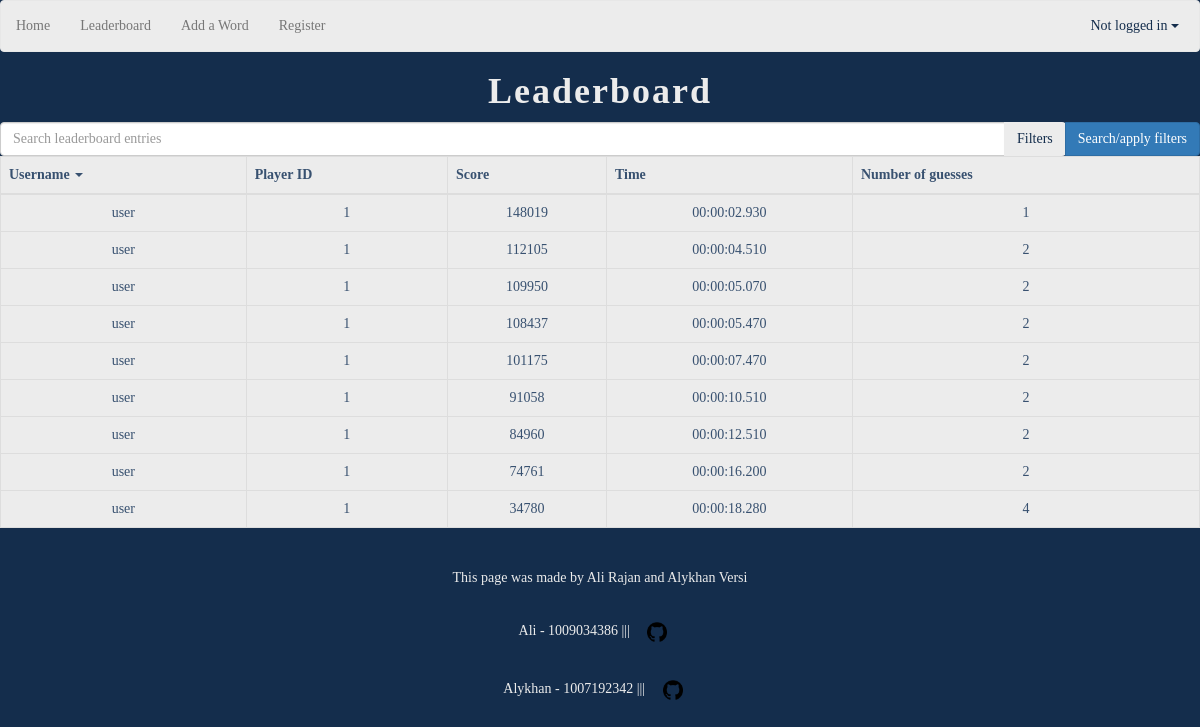
/leaderboard, run on an earlier commit of the app's database.
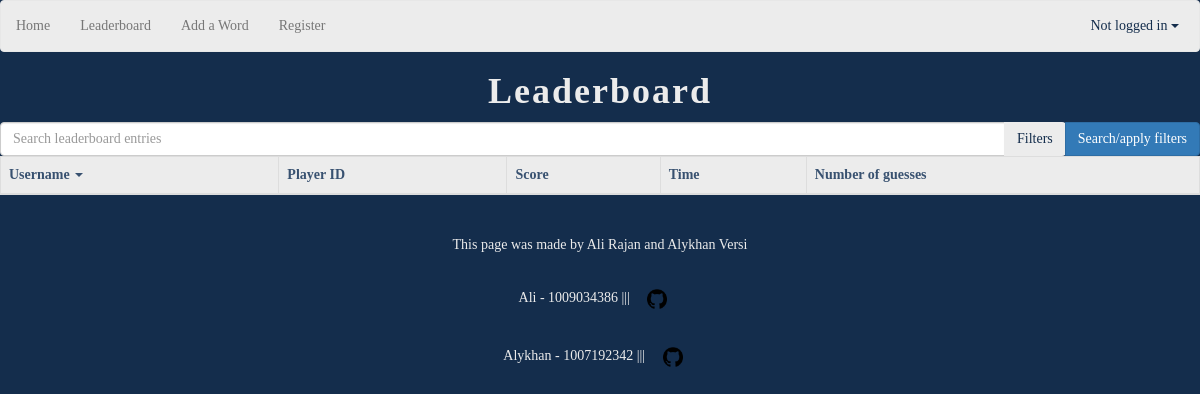
And on a later commit of the database.
### database_handler.py (models this page shows, shortened)
class Leaderboard(database.Model):
    id = database.Column(database.Integer, primary_key=True, autoincrement=True)
    player_id = database.Column(database.Integer, database.ForeignKey("player.id"), nullable=False)
    score = database.Column(database.Integer, database.CheckConstraint("score >= 0"), nullable=False)
    time = database.Column(database.Text, nullable=False)
    guesses = database.Column(database.Integer, database.CheckConstraint("guesses > 0"), nullable=False)

class Player(database.Model):
    id = database.Column(database.Integer, primary_key=True, autoincrement=True)
    username = database.Column(database.Text, nullable=False)
    password_hash = database.Column(database.Text, nullable=False)

### main.py (the view)
@app.route("/leaderboard")
def leaderboard():
    entries = get_leaderboard_entries()
    return render_template("leaderboard.html", leaderboard_entries=entries, username_text=get_username_text())

### database_handler.py (called while the page is built)
def get_username(player_id: int) -> str:
    player = Player.query.filter_by(id=player_id).first()
    if not player:
        return ""
    return player.username

def get_leaderboard_entries() -> list[Leaderboard]:
    entries = Leaderboard.query.order_by(desc(Leaderboard.score)).all()
    return entries

### main.py (called while the page is built)
@app.template_filter()
def username_filter(player_id: int) -> str:
    return get_username(player_id)

def get_username_text() -> str:
    player_id = session.get("user_id", None)
    if player_id:
        username = get_username(player_id)
    else:
        username = "Not logged in"
    return username

### templates/leaderboard.html (shortened to what this page needs)
{% extends "navigation.html" %}
{% block content %}
    <h1>Leaderboard</h1>
    <form action="/leaderboard/search" method="POST">
        <div class="input-group mb-3">
            <input name="search-text" type="text" class="form-control" placeholder="Search leaderboard entries">
            <div class="input-group-btn">
                <button class="btn btn-outline-secondary dropdown-toggle" type="button" data-toggle="dropdown"
                aria-haspopup="true" aria-expanded="false">Filters</button>
                <button class="btn btn-primary dropdown-toggle" type="submit">Search/apply filters</button>
            </div>
        </div>
    </form>
    <table class="table table-bordered table-hover">
        <thead>
            <tr>
                <th class="th-sm">Username <span class="caret"></span></th>
                <th class="th-sm">Player ID</th>
                <th class="th-sm">Score</th>
                <th class="th-sm">Time</th>
                <th class="th-sm">Number of guesses</th>
            </tr>
        </thead>
        <tbody>
            {% for entry in leaderboard_entries %}
            <tr>
                <td>{{ entry.player_id | username_filter }}</td>
                <td>{{ entry.player_id}}</td>
                <td>{{ entry.score }}</td>
                <td>{{ entry.time }}</td>
                <td>{{ entry.guesses }}</td>
            </tr>
            {% endfor %}
        </tbody>
    </table>
{% endblock %}

What changed in the data, as far as the page shows it:
removed Leaderboard: player_id|username_filter "user", player_id "1", score "148019", time "00:00:02.930", guesses "1"
removed Leaderboard: player_id|username_filter "user", player_id "1", score "112105", time "00:00:04.510", guesses "2"
removed Leaderboard: player_id|username_filter "user", player_id "1", score "109950", time "00:00:05.070", guesses "2"
removed Leaderboard: player_id|username_filter "user", player_id "1", score "108437", time "00:00:05.470", guesses "2"
removed Leaderboard: player_id|username_filter "user", player_id "1", score "101175", time "00:00:07.470", guesses "2"
removed Leaderboard: player_id|username_filter "user", player_id "1", score "91058", time "00:00:10.510", guesses "2"
removed Leaderboard: player_id|username_filter "user", player_id "1", score "84960", time "00:00:12.510", guesses "2"
removed Leaderboard: player_id|username_filter "user", player_id "1", score "74761", time "00:00:16.200", guesses "2"
removed Leaderboard: player_id|username_filter "user", player_id "1", score "34780", time "00:00:18.280", guesses "4"
